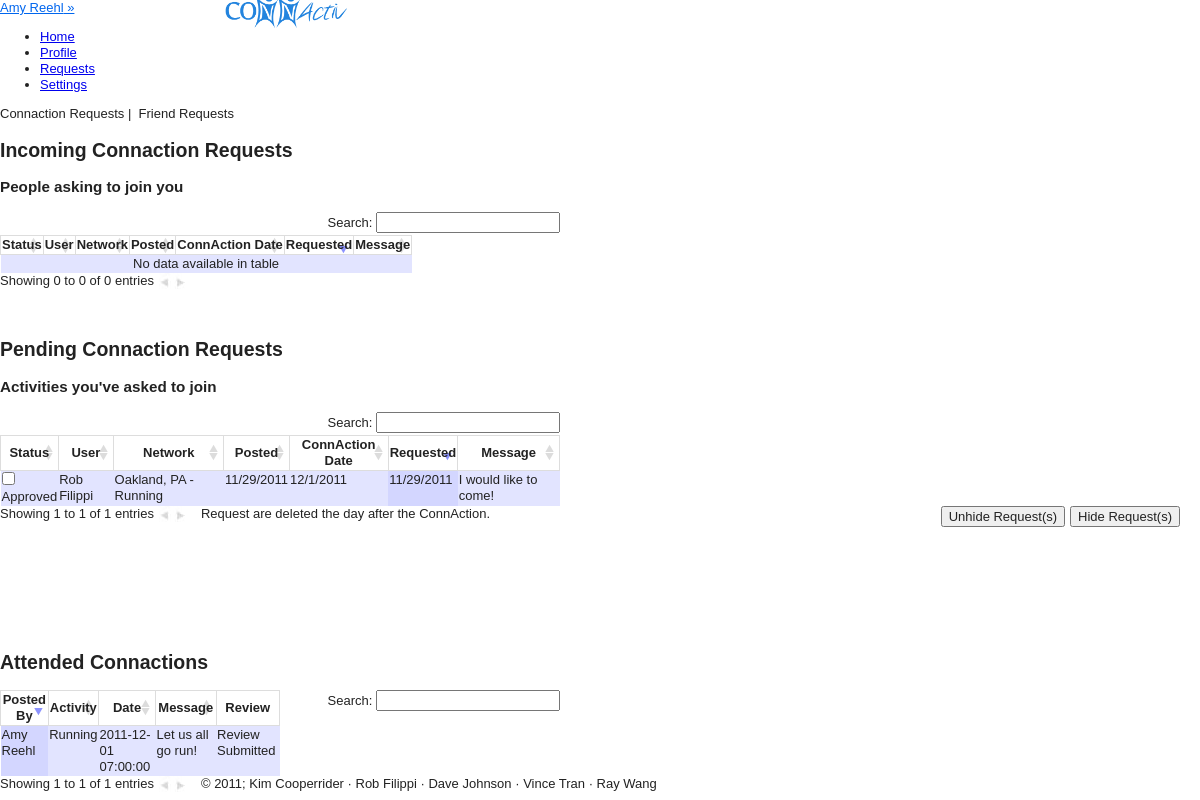
The app's page /views/requests.php (signed in) with its own data.
### tables this page shows
CREATE TABLE IF NOT EXISTS `users` (
  `USER_ID` int(11) NOT NULL AUTO_INCREMENT,
  `PASSWORD` varchar(100) NOT NULL,
  `FIRST_NAME` char(20) DEFAULT NULL,
  `LAST_NAME` char(20) DEFAULT NULL,
  `STREET` varchar(25) DEFAULT NULL,
  `CITY` char(20) DEFAULT NULL,
  `STATE` char(2) DEFAULT NULL,
  `ZIP` int(11) DEFAULT NULL,
  `PHONE` char(12) DEFAULT NULL,
  `INTERESTS` varchar(4000) DEFAULT NULL,
  `PROFILE_PIC` varchar(45) NOT NULL DEFAULT '../public/images/avatar.png',
  `EMAIL` varchar(25) DEFAULT NULL,
  `DOB` date DEFAULT NULL,
  `GENDER` char(1) DEFAULT NULL,
  PRIMARY KEY (`USER_ID`)
);

CREATE TABLE IF NOT EXISTS `connaction_requests` (
  `FROM_USER` int(11) NOT NULL,
  `TO_USER` int(11) NOT NULL,
  `CONNACTION_ID` int(11) NOT NULL,
  `MESSAGE` varchar(4000) DEFAULT NULL,
  `APPROVED` int(11) DEFAULT '-1',
  `DATE` timestamp NOT NULL DEFAULT CURRENT_TIMESTAMP,
  `HIDDEN_FOR_FROM` int(1) NOT NULL DEFAULT '0',
  `HIDDEN_FOR_TO` int(1) NOT NULL DEFAULT '0',
  PRIMARY KEY (`FROM_USER`,`CONNACTION_ID`)
);

CREATE TABLE IF NOT EXISTS `networks` (
  `NETWORK_ID` int(11) NOT NULL AUTO_INCREMENT,
  `AREA` varchar(25) NOT NULL,
  `STATE` varchar(2) NOT NULL,
  PRIMARY KEY (`NETWORK_ID`)
);

CREATE TABLE IF NOT EXISTS `activities` (
  `ACTIVITY_ID` int(11) NOT NULL AUTO_INCREMENT,
  `ACTIVITY_NAME` varchar(20) NOT NULL,
  PRIMARY KEY (`ACTIVITY_ID`)
);

CREATE TABLE IF NOT EXISTS `connactions` (
  `CONNACTION_ID` int(11) NOT NULL AUTO_INCREMENT,
  `POST_TIME` date NOT NULL,
  `USER_ID` int(11) NOT NULL,
  `LOCATION` varchar(255) NOT NULL,
  `START_TIME` datetime DEFAULT NULL,
  `MESSAGE` varchar(4000) DEFAULT NULL,
  `END_TIME` datetime DEFAULT NULL,
  `UNIQUE_NETWORK_ID` int(11) NOT NULL,
  `IS_PRIVATE` int(11) DEFAULT '0',
  PRIMARY KEY (`CONNACTION_ID`)
);

### views/functions/config.php (called while the page is built, shortened)
<?php
include("functions_connactions.php");
include("functions_networks.php");
include("functions_join_requests.php");
function cookieExists(){
	if(isset($_COOKIE['ID_my_site']))
	return TRUE;
	else
	return FALSE;
}
function validCookie(){
	$username = $_COOKIE['ID_my_site'];
	$pass = $_COOKIE['Key_my_site'];
	$info = getDatabaseInfo("users", "email", $username);
	if ($pass != $info['PASSWORD']) {
		return FALSE;
	}
	else{
		return TRUE;
	}
}
		function getDatabaseInfo($table, $attribute, $value){
			$check = getResourceIDs($table, $attribute, $value);
			return mysql_fetch_array($check);
		}
		function getResourceIDs($table, $attribute, $value){
			$check = mysql_query("SELECT * FROM $table WHERE $attribute = '$value'")or die(mysql_error());
			return $check;
		}
		function getName(){
			if(cookieExists())
			{
				if (validCookie()) {
					$username = $_COOKIE['ID_my_site'];
					$info = getDatabaseInfo("users", "email", $username);
					return $info['FIRST_NAME'] . " " . $info['LAST_NAME'];
				}
			}
		}
		function getUserID(){
			if(cookieExists())
			{
				if (validCookie()) {
					$username = $_COOKIE['ID_my_site'];
					$info = getDatabaseInfo("users", "email", $username);
					return $info['USER_ID'];
				}
			}
		}
		function getUserName($userID){
			$info = getDatabaseInfo("users", "user_id", $userID);
			return $info['FIRST_NAME'] . " " . $info['LAST_NAME'];
		}
		?>

### views/functions/functions_join_requests.php (called while the page is built, shortened)
<?
function getPendingRequests($userID){
	$pendingRequests = array();
	$result = mysql_query("SELECT * FROM connaction_requests WHERE from_user = '$userID' ")or die(mysql_error());
	while($info = mysql_fetch_array($result)){
		$pendingRequests[] = $info;
	}
	return $pendingRequests;
}
?>

### views/functions/functions_connactions.php (called while the page is built, shortened)
<?
	function getPastConnactions($userid){
		$pastcon = array();
		$query = "select c.connaction_id, c.user_id, un.activity_id, c.start_time, c.message from connactions c, connaction_attending ca, unique_networks un where ca.user_id = ".$userid." and c.end_time < now() and c.connaction_id = ca.connaction_id and un.unique_network_id = c.unique_network_id" ;
		$past = mysql_query($query) or die(mysql_error());
		while($info = mysql_fetch_array($past)){
			$pastcon[] = $info;
		}
		return $pastcon;
	}
	function reviewedByUser($connactionid, $userid){
		$query = "select * from reviews where from_user = ".$userid." and connaction_id = ".$connactionid;
		$result = mysql_query($query);
		if(mysql_num_rows($result) == 0){return false;}
		else{return true;}
	}
	function getConnactionActivity($connactionID){
		$activityID = getDatabaseInfo("connactions", "connaction_id", $connactionID);
		$act = getDatabaseInfo("unique_networks", "unique_network_id", $activityID['UNIQUE_NETWORK_ID']);
		$activity = getDatabaseInfo("activities", "activity_id", $act['ACTIVITY_ID']);
		$activityName = $activity['ACTIVITY_NAME'];
		return $activityName;
	}
	function getConnactionNetwork($connactionID){
		$networkID = getDatabaseInfo("connactions", "connaction_id", $connactionID);
		$net = getDatabaseInfo("unique_networks", "unique_network_id", $networkID['UNIQUE_NETWORK_ID']);
		$network = getDatabaseInfo("networks", "network_id", $net['NETWORK_ID']);
		$networkName = $network['AREA'] .", ". $network['STATE'];
		return $networkName;
	}
	function getConnactionUniqueNetwork($connID){
		$act = getConnactionActivity($connID);
		$net = getConnactionNetwork($connID);
		$whole = $net ." - " . $act;
		return $whole;
	}
	function getConnactionDate($connactionID, $argument){
		$dateID = getDatabaseInfo("connactions", "connaction_id", $connactionID);
		$date = $dateID[$argument.'_TIME'];
		$dateParsed = date_parse($date);
		$newDate = $dateParsed["month"].'/'.$dateParsed["day"].'/'.$dateParsed["year"];
		return $newDate;
	}
?>

### views/requests.php (the view, shortened to what this page needs)
<?php
	include("header.php");
			?>
	<div class="page">
	<div class="pageViewer">
		<span class="clickable active green" id="connactions">Connaction Requests</span>&nbsp;|&nbsp;
		<span class="clickable green" id="friendReqs">Friend Requests</span>
	</div>
	<div class="requestType" id="view_connactions">
		<h2>Incoming Connaction Requests</h2>
		<h3>People asking to join you</h3>
			<form id="unsubNetworksForm" method="post" action="<?php echo $_SERVER['PHP_SELF']?>">
			<table id="incoming" class="requests regular_table">
			<thead class="reqHeader">
				<tr>
					<th>Status</th>
					<th>User</th>
					<th>Network</th>
					<th>Posted</th>
					<th>ConnAction Date</th>
					<th>Requested</th>
					<th>Message</th>
				</tr>
			</thead>
			<tbody>
			</tbody>
			</table>
		<br/><br/><br>
		<h2>Pending Connaction Requests</h2>
		<h3>Activities you've asked to join</h3>
			<table id="pending" class="requests regular_table">
			<thead class="reqHeader">
				<tr>
					<th>Status</th>
					<th>User</th>
					<th>Network</th>
					<th>Posted</th>
					<th>ConnAction Date</th>
					<th>Requested</th>
					<th>Message</th>
				</tr>
			</thead>
			<tbody>
				<?php
					$pendingRequests = getPendingRequests(getUserID());
						foreach($pendingRequests as $incoming){
							$fromUser = $incoming[0];
							$toUser = $incoming[1];
							$connactionID = $incoming[2];
							$message = $incoming[3];
							$approved = $incoming[4];
							$date = date_parse($incoming[5]);
							$hidden = $incoming[6];
							$requestID = $fromUser." ".$connactionID;
							if($hidden == 0){?>
								<tr>
									<td>
										<?php
											if($approved == -1){
												echo "Pending";
											}
											else if($approved == 1){
												echo "<input type='checkbox' value='".$requestID."' name='requestIDPen[]' /> <br/>";
												echo "Approved";
											}
											else{
												echo "<input type='checkbox' value='".$requestID."' name='requestIDPen[]' /> <br/>";
												echo "Denied";
											}
										?>
									</td>
									<td><?php echo getUserName($toUser); ?></td>
									<td><?php echo getConnactionUniqueNetwork($connactionID); ?></td>
									<td><?php echo getConnactionDate($connactionID, "POST"); ?></td>
									<td><?php echo getConnactionDate($connactionID, "START"); ?></td>
									<td><?php echo $date["month"].'/'.$date["day"].'/'.$date["year"]; ?></td>
									<td><?php echo $message; ?></td>
								</tr>
						<?php }
						}
				?>
			</tbody>
			</table>
			<? if ($pendingRequests) { ?>
			<div class="below_table">
				<span style="clear:both;" class="below_table">Request are deleted the day after the ConnAction.</span>
				<input style="float:right; margin-left:5px; margin-right:20px" type="submit" name="hide" value="Hide Request(s)"/>
				<input style="float:right;" type="submit" name="unhide" value="Unhide Request(s)"/>
			</div>
			<br/><br/><br/>
			<? } ?>
			<br><br><br><br>
		<h2>Attended Connactions</h2>
		<table id="past" class="requests regular_table">
			<thead class="reqHeader">
				<tr>
					<th>Posted By</th>
					<th>Activity</th>
					<th>Date</th>
					<th>Message</th>
					<th>Review</th>
				</tr>
			</thead>
		<?php
			$past = getPastConnactions(getUserID());
			foreach($past as $pc){
			echo "<tbody><tr>";
					echo "<td>".getUserName($pc[1])."</td>";
					echo "<td>".getConnactionActivity($pc[0])."</td>";
					echo "<td>".$pc[3]."</td>";
					echo "<td>".$pc[4]."</td>";
				if(ReviewedByUser($pc[0],getUserID()) == false){
					echo "<td><span class='clickExpand expander'>Review&nbsp;&raquo;</span>";
					echo "<div class='expandable' style='display:none'>";
					echo "<form id='reviewform' action='".$_SERVER['PHP_SELF']."' method='post'>";
					echo "<input id = 'review' type = 'textbox' name = 'review[]' placeholder='Review this ConnAction'/><br/>";
					echo "<input type = 'hidden' name = 'review[]' value = $pc[0] />";
					echo "<input type = 'hidden' name = 'review[]' value = $pc[1] />";
					echo "<input class = 'review' name = 'review[]' type = 'radio' value = 1 />Thumbs Up<input name = 'review[]' type = 'radio' value = 0 />Thumbs Down<br/>";
					echo "<input class = 'review' name = 'review[]' type = 'checkbox'/>Anonymous";
					echo "<input class = 'review' name = 'subReview' type = 'submit' value = 'Submit Review'/>";
					echo "</form></div></td>";
				}
				else{echo "<td> Review Submitted </td>";}
				echo "</tr></tbody>";
			}
			?>
			</table>
			</div>
		</div>
			<?
 		include('footer.php');
?>

### views/header.php (shortened to what this page needs)
<? include_once("functions/config.php"); ?>
<!DOCTYPE HTML>
<html>
<head>
<link type="text/css" rel="stylesheet" href="../styles/defaults.css"/>
<link type="text/css" rel="stylesheet/less" href="../styles/style.less"/>
<link type="text/css" rel="stylesheet/less" href="../styles/posts.less"/>
<link type="text/css" rel="stylesheet/less" href="../styles/sidebar.less"/>
<link type="text/css" rel="stylesheet" href="../styles/demo_table.css"/>
<link type="text/css" rel="stylesheet" href="../styles/validationEngine.jquery.css" />
<link type="text/css" rel="stylesheet" href="../styles/jquery.fancybox-1.3.4.css" />
<link type="text/css" rel="stylesheet/less" href="../styles/admin.less"/>
</head>
<body>
<div id="container">
	<header>
	<a id="user_login" href="#"><? echo getName(); ?>&nbsp;&raquo;</a>
	<span style=" position: absolute; left: 220px">
		<a href="home.php"><img height="40" style="margin-top: -10px;" src="../public/images/logo.png"/></a>
	</span>
			<span id="top-nav">
				<ul id="nav">
					<li class="headerlink" id="link_home"><a class="top_links" id="home" href="home.php">Home</a></li>
					<li class="headerlink" id="link_profile"><a class="top_links" id="profile" href="profile.php">Profile</a></li>
					<li class="headerlink" id="link_requests"><a class="top_links" id="requests" href="requests.php">Requests</a></li>
					<li class="headerlink" id="link_settings"><a class="top_links" id="settings" href="settings.php">Settings</a></li>
					</ul>
			</span>
	</header>
	<div id="content">

### views/footer.php
</div>
<div id="footer">&copy; 2011; Kim Cooperrider &middot; Rob Filippi &middot; Dave Johnson &middot; Vince Tran &middot; Ray Wang</div>
</div>
</body>
</html>

### styles/defaults.css (style rules this page uses)
article, aside, details, figcaption, figure, footer, header, hgroup, nav, section { display: block; }
html { font-size: 100%; overflow-y: scroll; -webkit-text-size-adjust: 100%; -ms-text-size-adjust: 100%; }
body { margin: 0; font-size: 13px; line-height: 1.231; }
body, button, input, select, textarea { font-family: sans-serif; color: #222; }
a { color: #00e; }
ul, ol { margin: 1em 0; padding: 0 0 0 40px; }
img { border: 0; -ms-interpolation-mode: bicubic; vertical-align: middle; }
form { margin: 0; }
button, input, select, textarea { font-size: 100%; margin: 0; vertical-align: baseline; *vertical-align: middle; }
button, input { line-height: normal; *overflow: visible; }
table button, table input { *overflow: auto; }
button, input[type="button"], input[type="reset"], input[type="submit"] { cursor: pointer; -webkit-appearance: button; }
input[type="checkbox"], input[type="radio"] { box-sizing: border-box; }
table { border-collapse: collapse; border-spacing: 0; }
td { vertical-align: top; }

### styles/demo_table.css (style rules this page uses)
#subscribeTable_wrapper, { width: 350px; left: -50px; }
.sorting_desc { background: url('../public/images/sort_desc.png') no-repeat center right #fff; border: thin solid #DDD; }
.sorting { background: url('../public/images/sort_both.png') no-repeat center right #fff; border: thin solid #DDD; }
.sorting_disabled { background: #fff; border: thin solid #DDD; }
tr.odd { background-color: #E2E4FF; }
tr.odd td.sorting_1 { background-color: #D3D6FF; }

### records on screen
users: getName() "Amy Reehl"
connaction_requests: TO_USER.LAST_NAME "Rob Filippi", CONNACTION_ID.ACTIVITY_NAME "Oakland, PA - Running", getConnactionDate($connactionID, "POST") "11/29/2011", getConnactionDate($connactionID, "START") "12/1/2011", TO_USER "11", day "29", year "2011", MESSAGE "I would like to come!"
connactions: USER_ID.LAST_NAME "Amy Reehl", CONNACTION_ID.ACTIVITY_NAME "Running", START_TIME "2011-12-01 07:00:00", MESSAGE "Let us all go run!", shows "Review Submitted"
